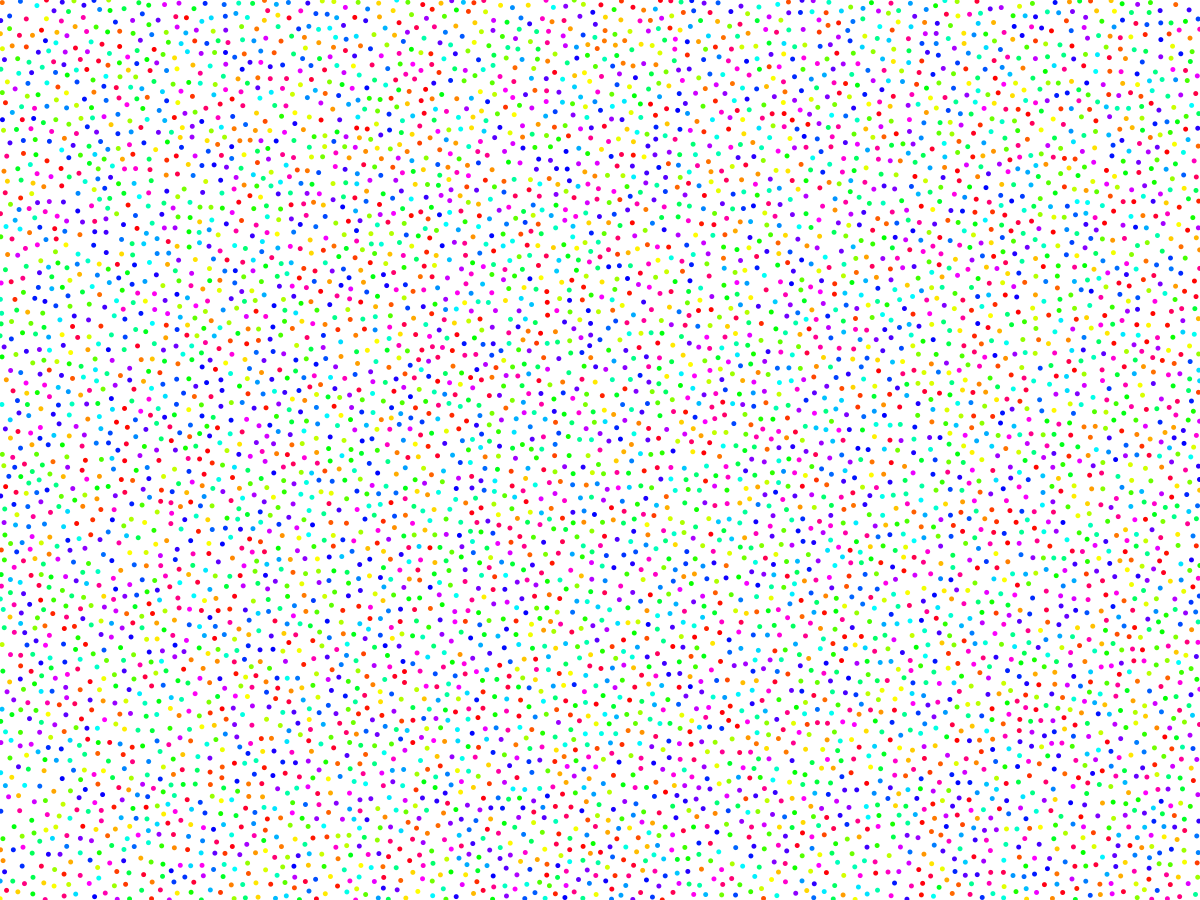
Frame 1 (no input)
Frame 60 (the mouse pressed at the canvas centre just before this capture): identical to frame 1, image omitted
Frame 120 (the mouse held since frame 60 and released just before this capture): identical to frame 1, image omitted

The Processing sketch that drew this single still picture (run headless with seeded random() and noise(); from frame 60 on, the mouse is pressed at the canvas centre):

// Processing sketch: PoissonDisk
// ── PoissonDisk.pde
ArrayList<PVector> Possible = new ArrayList<PVector>();
ArrayList<PVector> Impossible = new ArrayList<PVector>();
float distance = 0.1;
float rad_scale = 0.5;
float scale = 100;

boolean moving = false;
int count = 0;

void setup() {
  size(1200, 900);
  //colorMode(HSB, 1);
  frameRate(30);
  background(255);
  //smooth();
  noStroke();
  colorMode(HSB, 1);
  strokeWeight(2);
  Possible.add(new PVector(0, 0));
  
  while (Possible.size() > 0) {
    int itr = 0;
    while (itr < 20) {
      itr++;
      
      PVector test = Possible.get(0).copy();
      test.add(PVector.random2D().mult(distance * random(1.0, 2.0)));
      
      if (TX(test.x) < 0 || TX(test.x) > width || TY(test.y) < 0 || TY(test.y) > height)
        continue;
      
      boolean pointable = true;
      for (int i = 1; i < Possible.size() && pointable; i++)
        if (test.dist(Possible.get(i)) < distance)
          pointable = false;
      for (int i = 0; i < Impossible.size() && pointable; i++)
        if (test.dist(Impossible.get(i)) < distance)
          pointable = false;
          
      if (pointable) {
        //println("point");
        //println(Possible.get(0));
        Possible.add(test);
        itr = 0;
      }
    }
    Impossible.add(Possible.get(0));
    Possible.remove(0);
  }
  
  print(Impossible.size());
  for (int i = 0; i < Impossible.size(); i++) {
    //println(Impossible.get(i));
    fill(color(random(1), 1, 1));
    ellipse(TX(Impossible.get(i).x), TY(Impossible.get(i).y), TS(distance * rad_scale), TS(distance * rad_scale));
  }
}

void draw() {
  //background(255);
  float s = millis() / 1000.0;

}

void Bazier(ArrayList<Float> X, ArrayList<Float> Y) {
  float xa = 0; 
  float ya = 0;
  float xb, yb;
  if (X.size() > 0)
  {
    xa = X.get(0);
    ya = Y.get(0);
  }
  for (float t = 0; t < X.size(); t += 0.01) {
    xb = 0;
    yb = 0;
    for (int i = -2; i < X.size() + 2; i++) {
      if (i < 0) {
        xb += BasisWeight2(i, t) * X.get(0);
        yb += BasisWeight2(i, t) * Y.get(0);
      } else if (i > X.size() - 1) {
        xb += BasisWeight2(i, t) * X.get(X.size() - 1);
        yb += BasisWeight2(i, t) * Y.get(X.size() - 1);
      } else {
        xb += BasisWeight2(i, t) * X.get(i);
        yb += BasisWeight2(i, t) * Y.get(i);
      }
      
    }
    line(TX(xa), TY(ya), TX(xb), TY(yb));
    xa = xb;
    ya = yb;
  }
}

void Marker(ArrayList<Float> X, ArrayList<Float> Y){
  for (int i = 0; i < X.size(); i++) {
    ellipse(TX(X.get(i)), TY(Y.get(i)), 5, 5);
  }
}

float BasisWeight2(int basisT, float t) {
  float ret = 0;
  float nt;
  if (t < (basisT - 1.5)) {
  
  } else if (t < (basisT - 0.5)) {
     nt = (t - (basisT - 1.5));
     ret = 0.5 * nt * nt;
  } else if (t < (basisT + 0.5)) {
     nt = (t - basisT);
     ret = 0.75 - (nt * nt);
  } else if (t < (basisT + 1.5)) {
     nt = (t - (basisT + 1.5));
     ret = 0.5 * nt * nt;
  }
  return ret;
}
void mousePressed() {
   String namePNG = "PoissonDisk" + Impossible.size() + ".png";
   save(namePNG);
}


float TX(float x) {
  return x * scale + width / 2;
}
float TXI(float X) {
  return (X - width / 2) / scale;
}
float TY(float y) {
  return - y * scale + height / 2;
}
float TYI(float Y) {
  return (Y - height / 2) / (-scale);
}
float TS(float s) {
  return s * scale;
}
